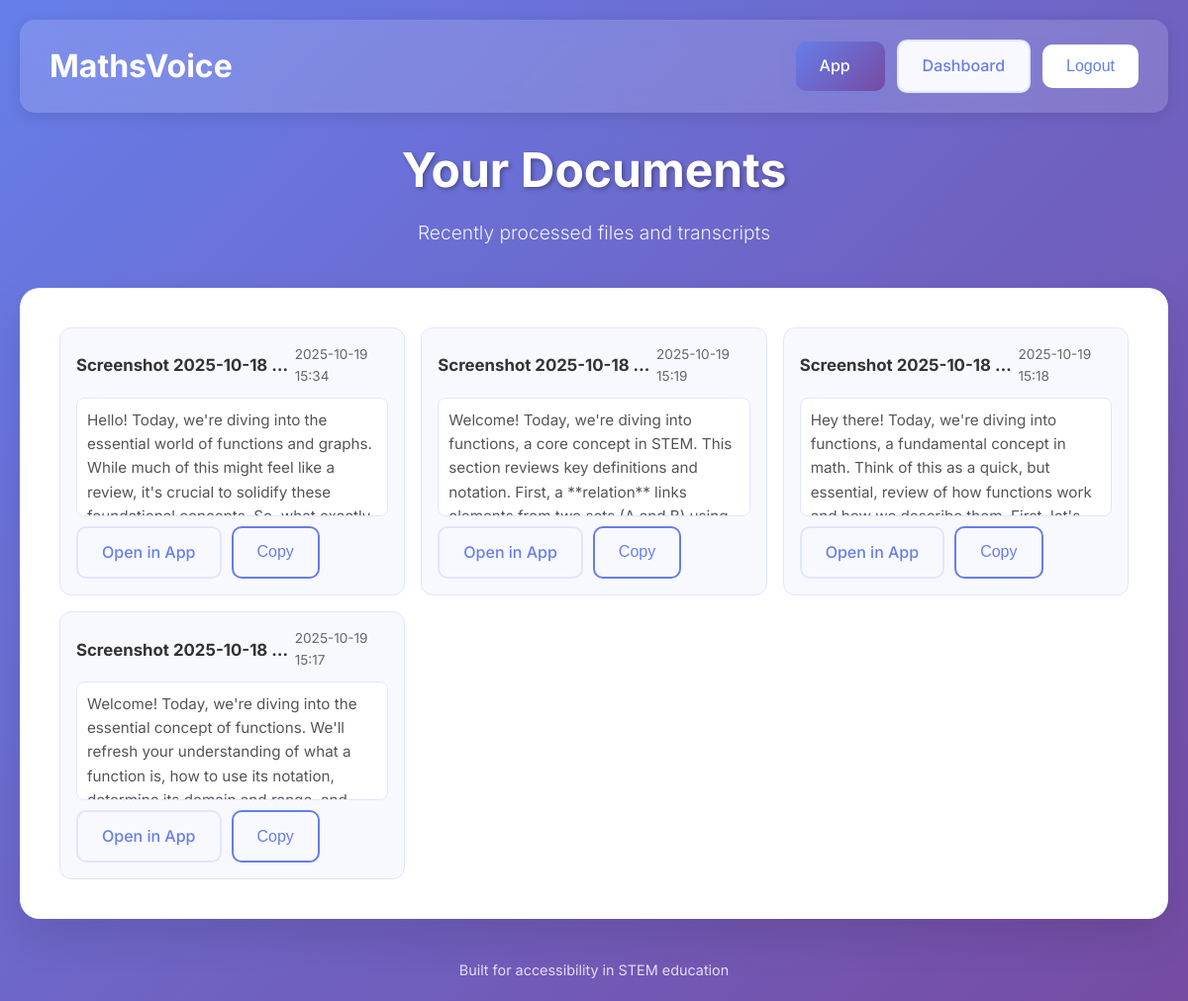
The page /dashboard (signed in) on the database its author committed.
### app.py (models this page shows)
class Document(db.Model):
    id = db.Column(Integer, primary_key=True)
    user_id = db.Column(Integer, ForeignKey('user.id'), nullable=False)
    filename = db.Column(String, nullable=False)
    upload_time = db.Column(DateTime, default=db.func.now())
    original_text = db.Column(Text)  # Raw Mathpix text
    transcript = db.Column(Text)     # Final narrated text (Gemini summary)
    voice_id = db.Column(String)     # Selected voice used for narration
    user = relationship('User', back_populates='documents')

### app.py (the view)
@app.route('/dashboard')
@login_required
def dashboard():
    user_docs = db.session.execute(
        db.select(Document).where(Document.user_id == current_user.id).order_by(Document.upload_time.desc())
    ).scalars().all()
    return render_template('dashboard.html', documents=user_docs)

### app.py (called while the page is built)
@login_manager.user_loader
def load_user(user_id):
    return db.get_or_404(User, user_id)

### templates/dashboard.html (shortened to what this page needs)
<!DOCTYPE html>
<html lang="en">
<head>
    <link rel="stylesheet" href="{{ url_for('static', filename='styles.css') }}">
</head>
<body>
    <div class="container">
        <nav class="navbar" style="display: flex; justify-content: space-between; align-items: center; padding: 20px 30px; background: rgba(255, 255, 255, 0.15); backdrop-filter: blur(10px); border-radius: 15px; margin-bottom: 20px; box-shadow: 0 4px 15px rgba(0, 0, 0, 0.1);">
            <div class="navbar-brand" style="display: flex; align-items: center;">
                <a href="{{ url_for('home') }}" style="text-decoration: none; color: white; font-size: 2rem; font-weight: 700;">
                    <span style="font-weight: 700;">MathsVoice</span>
                </a>
            </div>
            <div class="navbar-links" style="display: flex; gap: 12px; align-items:center;">
                <a href="{{ url_for('index') }}" class="btn btn-primary" style="min-width: 90px;">App</a>
                <a href="{{ url_for('dashboard') }}" class="btn btn-secondary" aria-current="page" style="min-width: 110px;">Dashboard</a>
                <form action="{{ url_for('logout') }}" method="post" style="display: inline;">
                    <button type="submit" class="btn btn-outline" aria-label="Logout" style="min-width: 90px; background: white; color: #667eea; border: none;">Logout</button>
                </form>
            </div>
        </nav>
        <header class="header">
            <h1 class="title">Your Documents</h1>
            <p class="subtitle">Recently processed files and transcripts</p>
        </header>
        <main class="main-content">
            {% if documents and documents|length > 0 %}
                <div role="list" aria-label="Processed documents" style="display: grid; grid-template-columns: repeat(auto-fill, minmax(280px, 1fr)); gap: 16px;">
                    {% for d in documents %}
                    <article role="listitem" class="doc-card" style="background:#f8f9ff; border:1px solid #e1e5ff; border-radius:12px; padding:16px; display:flex; flex-direction:column; gap:10px;">
                        <div style="display:flex; justify-content:space-between; align-items:center;">
                            <h3 style="margin:0; font-size:1.05rem; color:#333; max-width:70%; overflow:hidden; text-overflow:ellipsis; white-space:nowrap;" title="{{ d.filename }}">{{ d.filename }}</h3>
                            <span style="font-size:0.85rem; color:#666;">{{ d.upload_time.strftime('%Y-%m-%d %H:%M') if d.upload_time else '' }}</span>
                        </div>
                        <div style="font-size:0.95rem; color:#555; max-height:120px; overflow:auto; background:white; border-radius:8px; padding:10px; border:1px solid #e1e5ff;" aria-label="Transcript preview">
                            {{ (d.transcript or d.original_text or '')[:300] }}{% if (d.transcript or d.original_text) and (d.transcript or d.original_text)|length > 300 %}...{% endif %}
                        </div>
                        <div style="display:flex; gap:10px; margin-top:auto;">
                            <a class="btn btn-secondary" href="{{ url_for('index') }}">Open in App</a>
                            {% if d.transcript %}
                            <button class="btn btn-outline" onclick="(function(txt){const ta=document.createElement('textarea');ta.value=txt;document.body.appendChild(ta);ta.select();document.execCommand('copy');document.body.removeChild(ta);})(this.dataset.t);" data-t="{{ (d.transcript or '')|replace('"','&quot;')|replace('\n',' ') }}" aria-label="Copy transcript">Copy</button>
                            {% endif %}
                        </div>
                    </article>
                    {% endfor %}
                </div>
            {% else %}
                <div class="empty-state" style="text-align:center; padding:30px;">
                    <p>You have no documents yet.</p>
                    <a href="{{ url_for('index') }}" class="btn btn-primary" style="margin-top:10px;">Process a Document</a>
                </div>
            {% endif %}
        </main>
        <footer class="footer">
            <p>Built for accessibility in STEM education</p>
        </footer>
    </div>
</body>
</html>

### static/styles.css (style rules this page uses)
* { margin: 0; padding: 0; box-sizing: border-box; }
body { font-family: 'Inter', sans-serif; line-height: 1.6; color: #333; background: linear-gradient(135deg, #667eea 0%, #764ba2 100%); min-height: 100vh; }
.container { max-width: 1200px; margin: 0 auto; padding: 20px; }
.header { text-align: center; margin-bottom: 40px; color: white; }
.title { font-size: 3rem; font-weight: 700; margin-bottom: 10px; text-shadow: 2px 2px 4px rgba(0,0,0,0.3); }
.subtitle { font-size: 1.2rem; opacity: 0.9; font-weight: 300; }
.main-content { background: white; border-radius: 20px; padding: 40px; box-shadow: 0 20px 40px rgba(0,0,0,0.1); margin-bottom: 40px; }
.btn { display: inline-flex; align-items: center; gap: 8px; padding: 12px 24px; border: none; border-radius: 10px; font-size: 1rem; font-weight: 500; cursor: pointer; transition: all 0.3s ease; text-decoration: none; min-height: 44px; }
.btn-primary { background: linear-gradient(135deg, #667eea, #764ba2); color: white; box-shadow: 0 4px 15px rgba(102, 126, 234, 0.3); }
.btn-secondary { background: #f8f9ff; color: #667eea; border: 2px solid #e1e5ff; }
.btn-outline { background: transparent; color: #667eea; border: 2px solid #667eea; }
.footer { text-align: center; color: white; opacity: 0.8; font-size: 0.9rem; }

### rows shown on the page
Document: filename "Screenshot 2025-10-18…", upload_time "2025-10-19 15:34", transcript "Hello! Today, we're diving into the essential world of functions and graphs. While much of this might feel like a review, it's crucial to solidify these…"
Document: filename "Screenshot 2025-10-18…", upload_time "2025-10-19 15:19", transcript "Welcome! Today, we're diving into functions, a core concept in STEM. This section reviews key definitions and notation. First, a **relation** links…"
Document: filename "Screenshot 2025-10-18…", upload_time "2025-10-19 15:18", transcript "Hey there! Today, we're diving into functions, a fundamental concept in math. Think of this as a quick, but essential, review of how functions work…"
Document: filename "Screenshot 2025-10-18…", upload_time "2025-10-19 15:17", transcript "Welcome! Today, we're diving into the essential concept of functions. We'll refresh your understanding of what a function is, how to use its notation,…"
